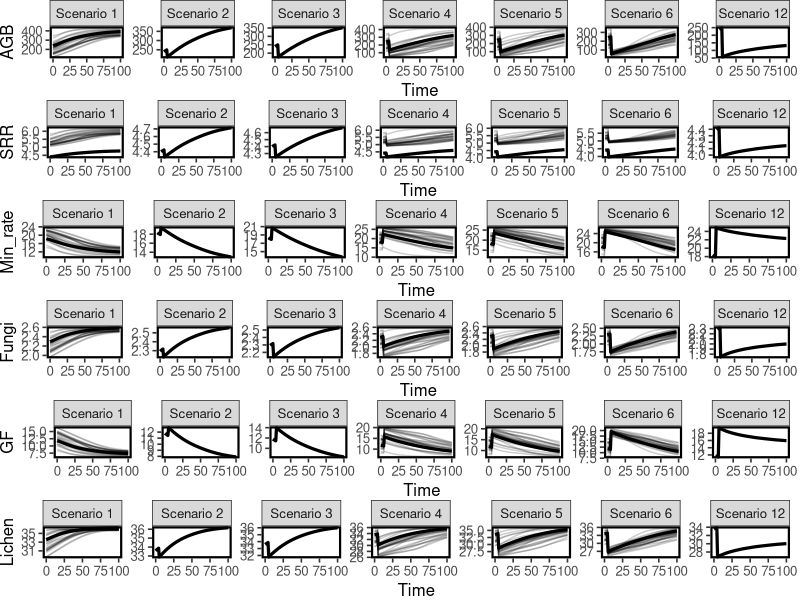

This chart was generated by the following R code: (Note: this script raises an error after producing the figure.)
library(ggplot2)
library(gridExtra)
library(grid)

Eco_summary<-read.csv("Data/R_output/Ecoregion_summary.csv")
Eco_means<-read.csv("Data/R_output/Ecoregion_means.csv")

head(Eco_means)
str(Eco_summary)

Eco_means<-Eco_means[,-16]

Eco_means$Scenario<-factor(Eco_means$Scenario,c("Scenario 1","Scenario 2","Scenario 3","Scenario 4","Scenario 5","Scenario 6", "Scenario 12"))
Eco_summary$Scenario<-factor(Eco_summary$Scenario,c("Scenario 1","Scenario 2","Scenario 3","Scenario 4","Scenario 5","Scenario 6", "Scenario 12"))

out<-NULL
t<-1
theme_set(theme_bw(base_size=12))
for (i in names(Eco_means)[-c(1:6)]){
  Y_var<-i
  Y_var2<-paste(i,"_M",sep = "")
  Var_SD<-paste(i,"_SD",sep = "")
  P1<-ggplot(Eco_means,aes_string(x="Time",y=Y_var,group="EcoregionIndex"))+geom_line(size=0.5,alpha=0.2)+facet_wrap(~Scenario,nrow=1,scales="free")
  P2<-P1+theme(panel.grid.major = element_blank(),panel.grid.minor = element_blank(),panel.border = element_rect(size=1.5,colour="black",fill=NA))
  P3<-P2+geom_line(data=Eco_summary,aes_string(x="Time",y=Y_var2,group=NULL),size=1.1) +theme(plot.margin = unit(c(0,0.5,0,0), "line"))
  out[[t]]<-P3
  t<-t+1
}


pdf(file = "Figures/Ecosystem_trajectories_1.pdf",width = 10,height=8)
do.call(grid.arrange, c(out[1],out[2],out[3],out[4],out[5],out[6],
                        list(ncol=1)))
dev.off()

pdf(file = "Figures/Ecosystem_trajectories_2.pdf",width = 10,height=8)
do.call(grid.arrange, c(out[7],out[8],out[9],out[10],out[11],out[12],
                        list(ncol=1)))
dev.off()



theme_set(theme_bw(base_size=12))
P1<-ggplot(Eco_means,aes(x=Time,y=Aesthetic,group=EcoregionIndex))+geom_line(alpha=0.3)+facet_wrap(~Scenario,nrow=1)
P2<-P1+geom_line(data=Eco_summary,aes(x=Time,y=Aesthetic_M,group=NULL),size=2)+
  geom_ribbon(data=Eco_summary,aes(y=Aesthetic_M,ymax=Aesthetic_M+Aesthetic_SD,ymin=Aesthetic_M-Aesthetic_SD,group=NULL),alpha=0.5)
P3<-P2+theme(panel.grid.major = element_blank(),panel.grid.minor = element_blank(),panel.border = element_rect(size=1.5,colour="black",fill=NA))
P3
